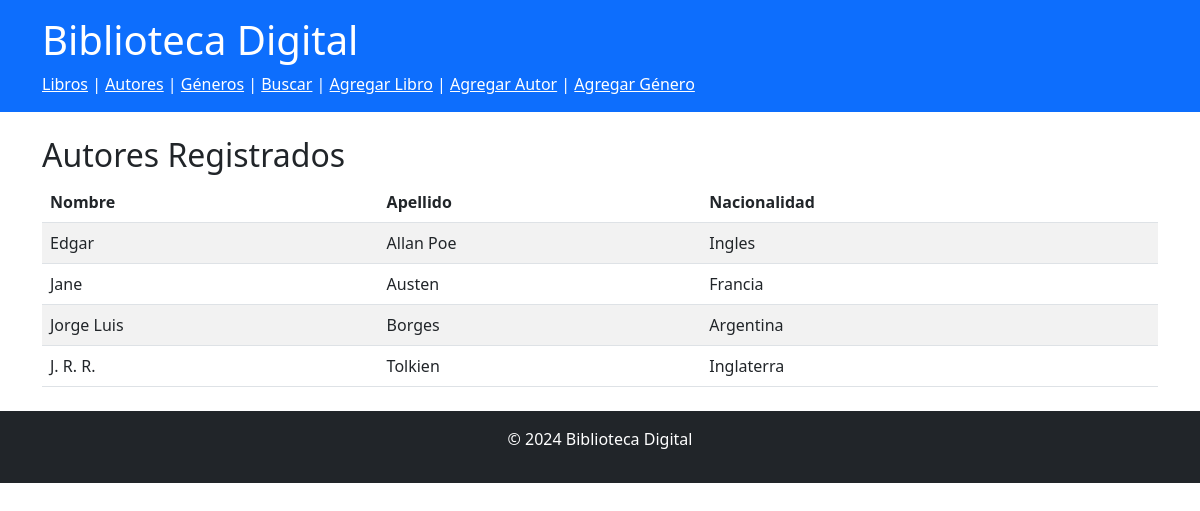
The page /autores/ on the database its author committed.
### biblioteca/models.py (models this page shows, shortened)
class Autor(models.Model):
    nombre = models.CharField(max_length=50)
    apellido = models.CharField(max_length=50)
    nacionalidad = models.CharField(max_length=50)

### biblioteca/views.py (the view)
# urls.py: path('autores/', views.lista_autores, name='lista_autores'),
def lista_autores(request):
    autores = Autor.objects.all()  # Veo todos los autores
    return render(request, 'biblioteca/lista_autores.html', {'autores': autores})

### biblioteca/templates/biblioteca/lista_autores.html (shortened to what this page needs)
{% extends 'biblioteca/base.html' %}
{% block content %}
<h2>Autores Registrados</h2>
<table class="table table-striped">
    <thead>
        <tr>
            <th>Nombre</th>
            <th>Apellido</th>
            <th>Nacionalidad</th>
        </tr>
    </thead>
    <tbody>
        {% for autor in autores %}
        <tr>
            <td>{{ autor.nombre }}</td>
            <td>{{ autor.apellido }}</td>
            <td>{{ autor.nacionalidad }}</td>
        </tr>
        {% endfor %}
    </tbody>
</table>
{% endblock %}

### rows shown on the page
Autor: nombre "Edgar", apellido "Allan Poe", nacionalidad "Ingles"
Autor: nombre "Jane", apellido "Austen", nacionalidad "Francia"
Autor: nombre "Jorge Luis", apellido "Borges", nacionalidad "Argentina"
Autor: nombre "J. R. R.", apellido "Tolkien", nacionalidad "Inglaterra"
